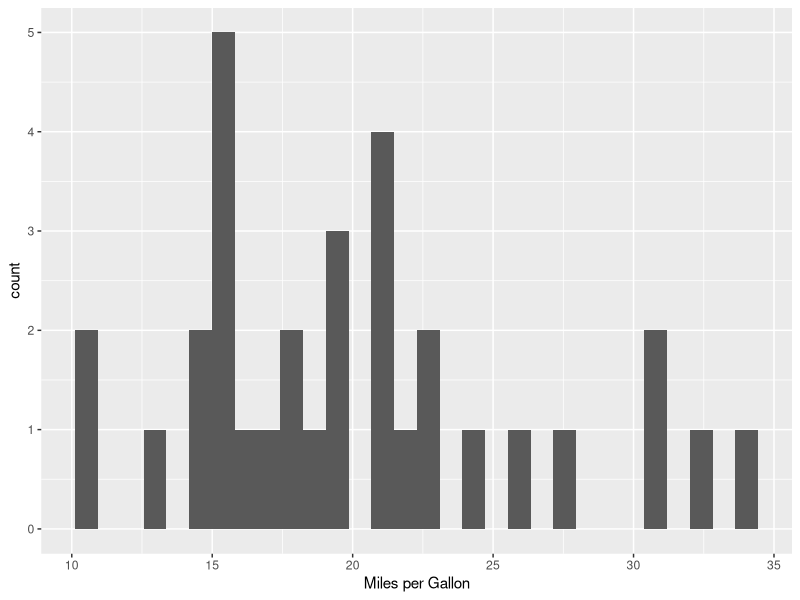

Recreate this plot in R.
## ---- chunk 1
knitr::opts_chunk$set(echo = TRUE)
## ---- chunk 2
library(tidyverse)
ggplot(data = mtcars, aes(x = mpg)) + 
  geom_histogram() + 
  labs(x = "Miles per Gallon")
